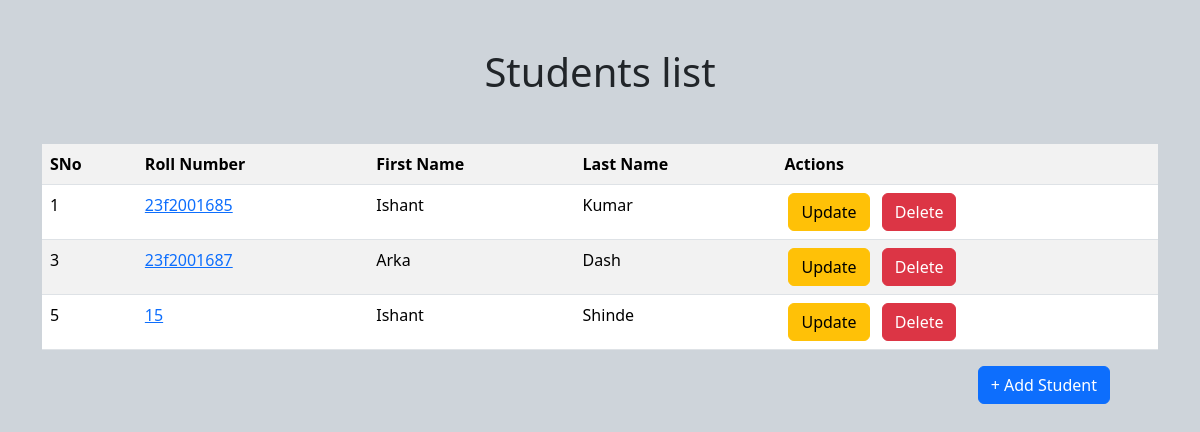
The page / on the database its author committed.
### application/models.py (models this page shows)
class Student(db.Model):
	__tablename__ = "student"
	student_id = db.Column(db.Integer, autoincrement=True, primary_key=True)
	roll_number = db.Column(db.String, unique=True, nullable=False)
	first_name = db.Column(db.String, nullable=False)
	last_name = db.Column(db.String)
	courses = db.relationship("Course", secondary="enrollments")

### application/controllers.py (the view)
@app.route("/", methods=['GET', 'POST'])
def index():
	all_students = Student.query.all()
	return render_template("index.html", students=all_students)

### templates/index.html (shortened to what this page needs)
{% extends 'base.html' %}
{% block content %}
	<h1 class="text-center mt-5">Students list</h1>
	<div class="container mt-5">
		<table id = "all-students" class="table table-striped">
			{% if students %}
			<tr>
				<th>SNo</th>
				<th>Roll Number</th>
				<th>First Name</th>
				<th>Last Name</th>
				<th>Actions</th>
			</tr>
				{% for student in students %}
				<tr>
					<td>{{ student.student_id }}</td>
					<td><a href="/student/{{ student.student_id }}">{{ student.roll_number }}</a></td>
					<td>{{ student.first_name }}</td>
					<td>{{ student.last_name }}</td>
					<td>
						<a href="/student/{{ student.student_id }}/update" class="btn btn-warning mx-1" type="button">Update</a>
						<a href="/student/{{ student.student_id }}/delete" class="btn btn-danger mx-1" type="button">Delete</a>
					</td>
				</tr>
				{% endfor %}
			{% else %}
			No students found. Add the students now!
			<br>
			{% endif %}
		</table>
		<div class="text-end me-5">
			<a href="/student/create" class=" btn btn-primary">+ Add Student</a>
		</div>
	</div>
{% endblock %}

### rows shown on the page
Student: student_id "1", roll_number "23f2001685", first_name "Ishant", last_name "Kumar"
Student: student_id "3", roll_number "23f2001687", first_name "Arka", last_name "Dash"
Student: student_id "5", roll_number "15", first_name "Ishant", last_name "Shinde"
